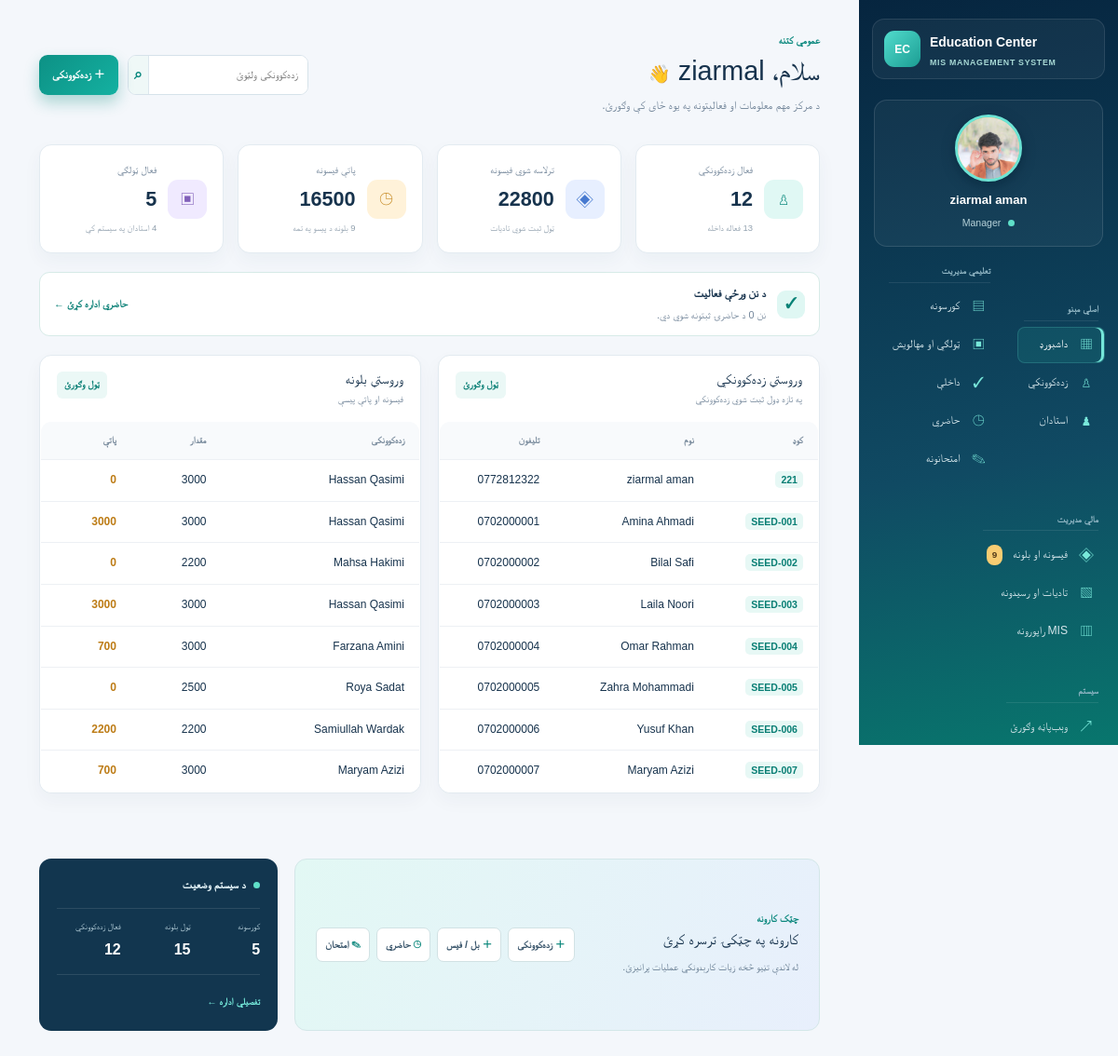
The app's page /mis/ (signed in) with its own data.
### academics/models.py (models this page shows, shortened)
class StaffProfile(models.Model):
    class Role(models.TextChoices):
        SUPER_ADMIN = 'super_admin', 'Super admin'
        MANAGER = 'manager', 'Manager'
        ACCOUNTANT = 'accountant', 'Accountant'
        RECEPTION = 'reception', 'Reception'
        TEACHER = 'teacher', 'Teacher'
        STUDENT = 'student', 'Student'
    user = models.OneToOneField(settings.AUTH_USER_MODEL, on_delete=models.CASCADE, related_name='staff_profile')
    role = models.CharField(max_length=20, choices=Role.choices, default=Role.RECEPTION)
    photo = models.FileField(
        upload_to='staff_photos/',
        blank=True,
        validators=[FileExtensionValidator(['jpg', 'jpeg', 'png', 'webp'])],
        help_text='Upload a JPG, PNG, or WebP profile photo.',
    )
    phone = models.CharField(max_length=30, blank=True)
    is_active = models.BooleanField(default=True)
    class Meta:
        verbose_name = 'Staff profile'
        verbose_name_plural = 'Staff profiles'

class Student(models.Model):
    student_code = models.CharField(max_length=20, unique=True)
    full_name = models.CharField(max_length=150)
    father_name = models.CharField(max_length=150, blank=True)
    photo = models.FileField(upload_to='student_photos/', blank=True, validators=[FileExtensionValidator(['jpg', 'jpeg', 'png', 'webp'])])
    phone = models.CharField(max_length=30)
    email = models.EmailField(blank=True)
    guardian_name = models.CharField(max_length=150, blank=True)
    guardian_phone = models.CharField(max_length=30, blank=True)
    address = models.TextField(blank=True)
    joined_at = models.DateField(auto_now_add=True)
    is_active = models.BooleanField(default=True)
    class Meta: ordering = ['full_name']

class Invoice(models.Model):
    student = models.ForeignKey(Student, on_delete=models.PROTECT, related_name='invoices')
    classroom = models.ForeignKey(
        ClassRoom,
        on_delete=models.PROTECT,
        related_name='invoices',
        null=False,
        blank=False,
    )
    title = models.CharField(max_length=150, default='Monthly fee')
    amount = models.DecimalField(max_digits=10, decimal_places=2, validators=[MinValueValidator(0.01)])
    due_date = models.DateField()
    created_at = models.DateTimeField(auto_now_add=True)
    @property
    def paid_amount(self): return sum(payment.amount for payment in self.payments.all())
    @property
    def balance(self): return self.amount - self.paid_amount

class Payment(models.Model):
    invoice = models.ForeignKey(Invoice, on_delete=models.CASCADE, related_name='payments')
    amount = models.DecimalField(max_digits=10, decimal_places=2, validators=[MinValueValidator(0.01)])
    paid_at = models.DateField()
    receipt_no = models.CharField(max_length=30, unique=True)
    note = models.CharField(max_length=200, blank=True)

### academics/views.py (the view)
# urls.py: path('', dashboard, name='dashboard'),
@role_required(
    StaffProfile.Role.MANAGER,
    StaffProfile.Role.ACCOUNTANT,
    StaffProfile.Role.RECEPTION,
    StaffProfile.Role.TEACHER,
)
def dashboard(request):
    profile, _ = StaffProfile.objects.get_or_create(
        user=request.user,
        defaults={
            'role': StaffProfile.Role.MANAGER if request.user.is_superuser else StaffProfile.Role.RECEPTION,
        },
    )
    invoices = Invoice.objects.all()
    collected = sum((i.paid_amount for i in invoices), start=0)
    context = {
        'student_count': Student.objects.filter(is_active=True).count(),
        'enrollment_count': Enrollment.objects.filter(is_active=True).count(),
        'teacher_count': Teacher.objects.count(),
        'course_count': Course.objects.filter(is_active=True).count(),
        'class_count': ClassRoom.objects.filter(is_active=True).count(),
        'invoice_count': invoices.count(),
        'collected': collected,
        'outstanding': sum((i.balance for i in invoices), start=0),
        'due_invoice_count': sum(1 for invoice in invoices if invoice.balance > 0),
        'attendance_today': Attendance.objects.filter(date=timezone.localdate()).count(),
        'recent_students': Student.objects.order_by('-joined_at', '-pk')[:8],
        'recent_invoices': invoices.order_by('-created_at')[:8],
        'user_profile': profile,
    }
    return render(request, 'academics/dashboard_en.html' if request.session.get('language') == 'en' else 'academics/dashboard.html', context)

### academics/permissions.py (called while the page is built, shortened)
def role_required(*roles):
    def decorator(view_func):
        @login_required
        @wraps(view_func)
        def wrapped(request, *args, **kwargs):
            if request.user.is_superuser:
                return view_func(request, *args, **kwargs)
        return wrapped
    return decorator

### core/context_processors.py (called while the page is built)
def language(request):
    selected = request.session.get('language', 'ps')
    return {'interface_language': selected, 'is_english': selected == 'en'}

### templates/academics/dashboard.html (shortened to what this page needs)
{% extends 'base_mis.html' %}
{% block content %}
<main class="mis-app">
  <aside class="mis-sidebar-v2">
    <a class="mis-logo" href="{% url 'dashboard' %}"><span>EC</span><div><b>Education Center</b><small>MIS MANAGEMENT SYSTEM</small></div></a>
    <div class="mis-user">
      <div class="mis-user-avatar">
        {% if user_profile.photo %}
          <img src="{{ user_profile.photo.url }}" alt="{{ user.get_full_name|default:user.username }}">
        {% else %}
          <span>{{ user.get_full_name|default:user.username|first|upper }}</span>
        {% endif %}
      </div>
      <div>
        <b>{{ user.get_full_name|default:user.username }}</b>
        <small><i></i> {{ user_profile.get_role_display|default:'سیستم مدیر' }}</small>
      </div>
    </div>
    <nav class="mis-navigation" aria-label="اصلي مېنو">
      <section><h2>اصلي مېنو</h2><ul>
        <li><a class="active" href="{% url 'dashboard' %}"><span>▦</span> داشبورډ</a></li>
        <li><a href="/admin/academics/student/"><span>♙</span> زده‌کوونکي</a></li>
        <li><a href="/admin/academics/teacher/"><span>♟</span> استادان</a></li>
      </ul></section>
      <section><h2>تعلیمي مدیریت</h2><ul>
        <li><a href="/admin/academics/course/"><span>▤</span> کورسونه</a></li>
        <li><a href="/admin/academics/classroom/"><span>▣</span> ټولګي او مهالویش</a></li>
        <li><a href="/admin/academics/enrollment/"><span>✓</span> داخلې</a></li>
        <li><a href="/admin/academics/attendance/"><span>◷</span> حاضري</a></li>
        <li><a href="/admin/academics/exam/"><span>✎</span> امتحانونه</a></li>
      </ul></section>
      <section><h2>مالي مدیریت</h2><ul>
        <li><a href="/admin/academics/invoice/"><span>◈</span> فیسونه او بلونه <em>{{ due_invoice_count }}</em></a></li>
        <li><a href="/admin/academics/payment/"><span>▧</span> تادیات او رسیدونه</a></li>
        {% if user_profile.role == 'manager' or user_profile.role == 'accountant' %}<li><a href="{% url 'mis_reports' %}"><span>▥</span> MIS راپورونه</a></li>{% endif %}
      </ul></section>
      <section><h2>سیستم</h2><ul>
        <li><a href="{% url 'home' %}"><span>↗</span> وېب‌پاڼه وګورئ</a></li>
      </ul></section>
    </nav>
  </aside>
  <section class="mis-main">
    <header class="mis-header-v2">
      <div><p>عمومي کتنه</p><h1>سلام، {{ user.first_name|default:user.username }} <span>👋</span></h1><small>د مرکز مهم معلومات او فعالیتونه په یوه ځای کې وګورئ.</small></div>
      <div class="mis-header-actions">
        <form method="get" action="/admin/academics/student/" class="mis-search"><input name="q" type="search" placeholder="زده‌کوونکی ولټوئ"><button type="submit">⌕</button></form>
        <a class="mis-primary" href="/admin/academics/student/add/">＋ زده‌کوونکی</a>
      </div>
    </header>
    <section class="mis-kpis" aria-label="لنډ احصایې">
      <article class="kpi teal"><span>♙</span><div><small>فعال زده‌کوونکي</small><b>{{ student_count }}</b><em>{{ enrollment_count }} فعاله داخله</em></div></article>
      <article class="kpi blue"><span>◈</span><div><small>ترلاسه شوي فیسونه</small><b>{{ collected|floatformat:0 }}</b><em>ټول ثبت شوي تادیات</em></div></article>
      <article class="kpi amber"><span>◷</span><div><small>پاتې فیسونه</small><b>{{ outstanding|floatformat:0 }}</b><em>{{ due_invoice_count }} بلونه د پیسو په تمه</em></div></article>
      <article class="kpi violet"><span>▣</span><div><small>فعال ټولګي</small><b>{{ class_count }}</b><em>{{ teacher_count }} استادان په سیستم کې</em></div></article>
    </section>
    <section class="mis-notice"><span>✓</span><div><b>د نن ورځې فعالیت</b><small>نن {{ attendance_today }} د حاضرۍ ثبتونه شوي دي.</small></div><a href="/admin/academics/attendance/">حاضري اداره کړئ ←</a></section>
    <section class="mis-panels">
      <article class="mis-panel"><header><div><h2>وروستي زده‌کوونکي</h2><small>په تازه ډول ثبت شوي زده‌کوونکي</small></div><a href="/admin/academics/student/">ټول وګورئ</a></header><div class="mis-table-wrap"><table><thead><tr><th>کوډ</th><th>نوم</th><th>تلیفون</th></tr></thead><tbody>{% for s in recent_students %}<tr><td><b>{{ s.student_code }}</b></td><td>{{ s.full_name }}</td><td dir="ltr">{{ s.phone }}</td></tr>{% empty %}<tr><td colspan="3" class="mis-empty">تر اوسه زده‌کوونکی نه دی ثبت شوی.<a href="/admin/academics/student/add/">لومړی زده‌کوونکی اضافه کړئ</a></td></tr>{% endfor %}</tbody></table></div></article>
      <article class="mis-panel"><header><div><h2>وروستي بلونه</h2><small>فیسونه او پاتې پیسې</small></div><a href="/admin/academics/invoice/">ټول وګورئ</a></header><div class="mis-table-wrap"><table><thead><tr><th>زده‌کوونکی</th><th>مقدار</th><th>پاتې</th></tr></thead><tbody>{% for invoice in recent_invoices %}<tr><td>{{ invoice.student.full_name }}</td><td>{{ invoice.amount|floatformat:0 }}</td><td class="mis-due">{{ invoice.balance|floatformat:0 }}</td></tr>{% empty %}<tr><td colspan="3" class="mis-empty">تر اوسه بل نشته.<a href="/admin/academics/invoice/add/">لومړی بل جوړ کړئ</a></td></tr>{% endfor %}</tbody></table></div></article>
    </section>
    <section class="mis-bottom-row">
      <article class="mis-quick"><div><p>چټک کارونه</p><h2>کارونه په چټکۍ ترسره کړئ</h2><small>له لاندې تڼیو څخه زیات کارېدونکي عملیات پرانیزئ.</small></div><div class="mis-quick-links"><a href="/admin/academics/student/add/"><span>＋</span> زده‌کوونکی</a><a href="/admin/academics/invoice/add/"><span>＋</span> بل / فیس</a><a href="/admin/academics/attendance/"><span>◷</span> حاضري</a><a href="/admin/academics/exam/add/"><span>✎</span> امتحان</a></div></article>
      <article class="mis-status"><p><i></i> د سیستم وضعیت</p><div><span>کورسونه <b>{{ course_count }}</b></span><span>ټول بلونه <b>{{ invoice_count }}</b></span><span>فعال زده‌کوونکي <b>{{ student_count }}</b></span></div><a href="/admin/">تفصیلي اداره ←</a></article>
    </section>
  </section>
</main>
{% endblock %}

### templates/base_mis.html (shortened to what this page needs)
{% load static %}
<!doctype html>
<html lang="{% if is_english %}en{% else %}ps{% endif %}" dir="{% if is_english %}ltr{% else %}rtl{% endif %}">
<head>
  <link href="https://cdn.jsdelivr.net/npm/bootstrap@5.3.3/dist/css/bootstrap.min.css" rel="stylesheet">
  <link rel="stylesheet" href="{% static 'css/style.css' %}">
  <link rel="stylesheet" href="{% static 'css/dashboard.css' %}">
  <link rel="stylesheet" href="{% static 'css/dashboard-override.css' %}">
  <link rel="stylesheet" href="{% static 'css/sidebar-refined.css' %}">
  <link rel="stylesheet" href="{% static 'css/sidebar-access.css' %}">
  <link rel="stylesheet" href="{% static 'css/mis-dashboard.css' %}?v=3">
  <link rel="stylesheet" href="{% static 'css/mis-reports.css' %}?v=1">
</head>
<body class="mis-workspace {% if is_english %}mis-ltr{% else %}mis-rtl{% endif %}">
  {% block content %}{% endblock %}
</body>
</html>

### static/css/style.css (style rules this page uses)
* { box-sizing: border-box }
body { margin: 0; background: #f6f8fc; color: #15233b; font-family: 'DM Sans', Tahoma, Arial, sans-serif; line-height: 1.8 }
a { color: #0f766e; text-decoration: none; transition: .2s }
nav { display: flex; align-items: center; gap: 22px; flex-wrap: wrap }
section { margin-bottom: 70px }
table { width: 100%; border-collapse: separate; border-spacing: 0; background: #fff; border: 1px solid #e8edf5; border-radius: 12px; overflow: hidden }
th { background: #f2f7f8; color: #526277; font-size: .8rem }
th, td { padding: 11px 14px; border-bottom: 1px solid #edf0f4; text-align: right }
tr:last-child td { border: 0 }

### records on screen
StaffProfile: photo (picture), role "Manager"
Student: student_code "221", full_name "ziarmal aman", phone "0772812322"
Student: student_code "SEED-001", full_name "Amina Ahmadi", phone "0702000001"
Student: student_code "SEED-002", full_name "Bilal Safi", phone "0702000002"
Student: student_code "SEED-003", full_name "Laila Noori", phone "0702000003"
Student: student_code "SEED-004", full_name "Omar Rahman", phone "0702000004"
Student: student_code "SEED-005", full_name "Zahra Mohammadi", phone "0702000005"
Student: student_code "SEED-006", full_name "Yusuf Khan", phone "0702000006"
Student: student_code "SEED-007", full_name "Maryam Azizi", phone "0702000007"
Invoice: student.full_name "Hassan Qasimi", amount "3000", balance "0"
Invoice: student.full_name "Hassan Qasimi", amount "3000", balance "3000"
Invoice: student.full_name "Mahsa Hakimi", amount "2200", balance "0"
Invoice: student.full_name "Hassan Qasimi", amount "3000", balance "3000"
Invoice: student.full_name "Farzana Amini", amount "3000", balance "700"
Invoice: student.full_name "Roya Sadat", amount "2500", balance "0"
Invoice: student.full_name "Samiullah Wardak", amount "2200", balance "2200"
Invoice: student.full_name "Maryam Azizi", amount "3000", balance "700"

### other values on screen
{{ user.get_full_name|default:user.username }} "ziarmal aman"
{{ due_invoice_count }} "9"
{{ student_count }} "12"
{{ enrollment_count }} "13"
{{ collected|floatformat:0 }} "22800"
{{ outstanding|floatformat:0 }} "16500"
{{ class_count }} "5"
{{ teacher_count }} "4"
{{ course_count }} "5"
{{ invoice_count }} "15"
